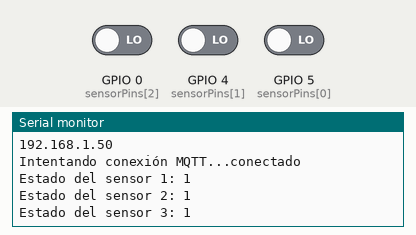
The sketch below on a simulated ESP8266 (NodeMCU). Parts: the last lines printed to the serial monitor. Inputs (shaded band) come from the test bench; at power-on: GPIO 0 (sensorPins[2]) LOW, GPIO 4 (sensorPins[1]) LOW, GPIO 5 (sensorPins[0]) LOW. WiFi joins after 1.5 s; servers stay silent unless stated; no MQTT or app messages arrive unless stated.

Above: at 2.7 s.
2.8 s: GPIO 0 (sensorPins[2]) driven HIGH
At 4.0 s:
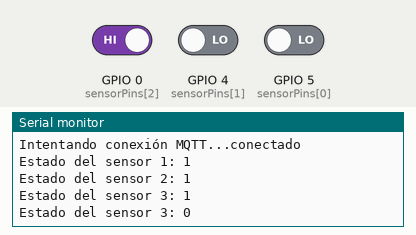
4.3 s: GPIO 4 (sensorPins[1]) driven HIGH
At 5.4 s:
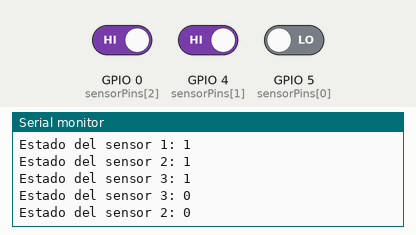
5.8 s: GPIO 5 (sensorPins[0]) driven HIGH
At 6.7 s:
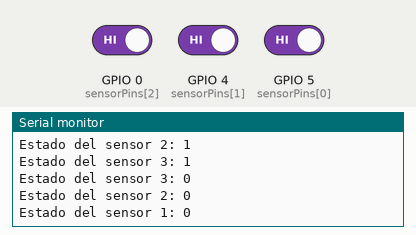
Timing chart, 0 to 8.8 s (numbered marks = the images above; inputs shaded):
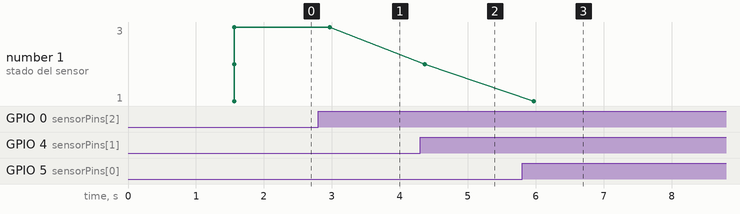

The sketch:

Espmesas.ino
```cpp
#include <ESP8266WiFi.h>
#include <PubSubClient.h>

// Configuración de la red WiFi
const char* ssid = "CarBox";
const char* password = "Espe2024*";

// Configuración del broker MQTT
const char* mqtt_server = "192.168.192.34"; // Dirección IP del broker MQTT

WiFiClient espClient;
PubSubClient client(espClient);

// Pines de los sensores de presencia
const int sensorPins[] = {5, 4, 0}; // Ejemplo de pines D1, D2, D3
const int numSensors = 3;
int lastSensorStates[] = {-1, -1, -1}; // Estados anteriores de los sensores, inicializados en valores imposibles

void setup() {
  Serial.begin(115200);
  setup_wifi();
  client.setServer(mqtt_server, 1883);
  client.setCallback(callback);

  // Configuración de pines de sensores como entradas
  for (int i = 0; i < numSensors; ++i) {
    pinMode(sensorPins[i], INPUT);
  }
}

void setup_wifi() {
  delay(10);
  // Conexión a la red WiFi
  Serial.println();
  Serial.print("Conectando a ");
  Serial.println(ssid);

  WiFi.begin(ssid, password);

  while (WiFi.status() != WL_CONNECTED) {
    delay(500);
    Serial.print(".");
  }

  Serial.println("");
  Serial.println("WiFi conectado");
  Serial.println("IP address: ");
  Serial.println(WiFi.localIP());
}

void callback(char* topic, byte* payload, unsigned int length) {
  // Manejar mensajes recibidos (opcional para este ejemplo)
}

void reconnect() {
  // Loop hasta que estemos conectados
  while (!client.connected()) {
    Serial.print("Intentando conexión MQTT...");
    if (client.connect("ESP8266Client")) {
      Serial.println("conectado");
    } else {
      Serial.print("falló, rc=");
      Serial.print(client.state());
      Serial.println(" intentando de nuevo en 5 segundos");
      delay(5000);
    }
  }
}

void loop() {
  if (!client.connected()) {
    reconnect();
  }
  client.loop();

  // Leer el estado de todos los sensores
  for (int i = 0; i < numSensors; ++i) {
    int sensorState = digitalRead(sensorPins[i]);

    // Invertir el estado del sensor
    sensorState = !sensorState;

    // Publicar y imprimir el estado del sensor solo si ha cambiado
    if (sensorState != lastSensorStates[i]) {
      lastSensorStates[i] = sensorState;
      char msg[50];
      snprintf(msg, 50, "%d", sensorState);

      Serial.print("Estado del sensor ");
      Serial.print(i + 1);
      Serial.print(": ");
      Serial.println(msg);

      // Generar el tema para cada sensor (ejemplo: /sensores/presencia1, /sensores/presencia2, ...)
      char topic[50];
      snprintf(topic, 50, "/sensores/presencia%d", i + 1);

      // Publicar con QoS 1
      client.publish(topic, msg, 1);
    }
  }

  delay(200); // Pequeño retraso para evitar demasiadas lecturas rápidas
}
```

Measured:
- after the input at 2.8 s, the serial monitor: prints a new line after 0.17 s (image 1)
- after the input at 4.3 s, the serial monitor: prints a new line after 0.07 s (image 2)
- after the input at 5.8 s, the serial monitor: prints a new line after 0.17 s (image 3)
- plotted number 1: 2 → 1 after the input at 5.8 s
